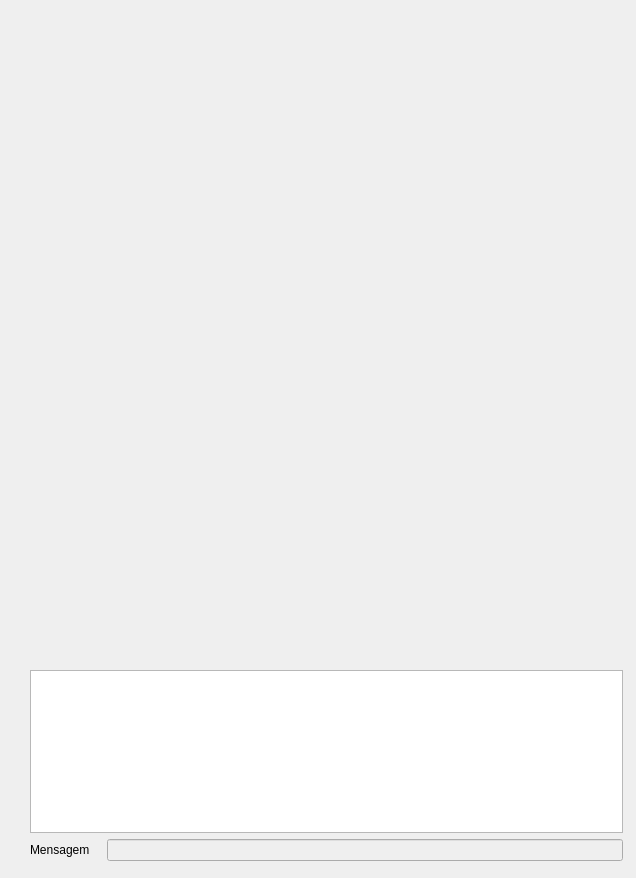
<?xml version="1.0" encoding="UTF-8"?>
<ui version="4.0">
 <class>JanelaPrincipal</class>
 <widget class="QWidget" name="JanelaPrincipal">
  <property name="windowModality">
   <enum>Qt::ApplicationModal</enum>
  </property>
  <property name="geometry">
   <rect>
    <x>0</x>
    <y>0</y>
    <width>636</width>
    <height>878</height>
   </rect>
  </property>
  <property name="sizePolicy">
   <sizepolicy hsizetype="Expanding" vsizetype="Preferred">
    <horstretch>0</horstretch>
    <verstretch>0</verstretch>
   </sizepolicy>
  </property>
  <property name="windowTitle">
   <string>Form</string>
  </property>
  <widget class="QWidget" name="horizontalLayoutWidget">
   <property name="geometry">
    <rect>
     <x>30</x>
     <y>20</y>
     <width>401</width>
     <height>642</height>
    </rect>
   </property>
   <layout class="QHBoxLayout" name="tabuleiros_layout"/>
  </widget>
  <widget class="QWidget" name="layoutWidget">
   <property name="geometry">
    <rect>
     <x>30</x>
     <y>670</y>
     <width>593</width>
     <height>191</height>
    </rect>
   </property>
   <layout class="QVBoxLayout" name="chat_group">
    <item>
     <widget class="QListWidget" name="lista_chat">
      <property name="minimumSize">
       <size>
        <width>591</width>
        <height>141</height>
       </size>
      </property>
     </widget>
    </item>
    <item>
     <layout class="QHBoxLayout" name="horizontalLayout">
      <item>
       <widget class="QLabel" name="label">
        <property name="minimumSize">
         <size>
          <width>71</width>
          <height>0</height>
         </size>
        </property>
        <property name="text">
         <string>Mensagem</string>
        </property>
       </widget>
      </item>
      <item>
       <widget class="QLineEdit" name="input_chat">
        <property name="enabled">
         <bool>false</bool>
        </property>
       </widget>
      </item>
     </layout>
    </item>
   </layout>
  </widget>
 </widget>
 <resources/>
 <connections/>
</ui>
